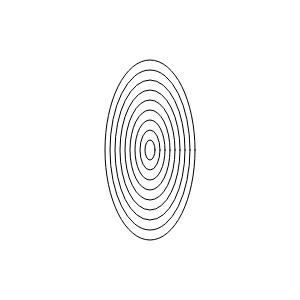
Frame 1 (no input)
Frame 60 (no input): identical to frame 1, image omitted
Frame 120 (the mouse pressed at the canvas centre since frame 60): identical to frame 1, image omitted

The p5.js sketch that drew this single still picture (run headless with seeded random() and noise() and a simulated clock; from frame 60 on, the mouse is pressed at the canvas centre):

// p5.js sketch
// ── sketch.js
function setup() {
	createCanvas(300, 300);
}

function draw() {
	background(255);
	stroke(0);
	noFill();

	var i = 0;
	while (i < 10) {
		ellipse(width/2, height/2, i*10, i*20);
		i++;
	}
}
